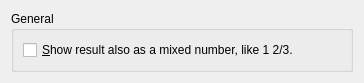
<ui version="4.0" >
 <class>TaskGeneralBase</class>
 <widget class="QWidget" name="TaskGeneralBase" >
  <property name="geometry" >
   <rect>
    <x>0</x>
    <y>0</y>
    <width>364</width>
    <height>76</height>
   </rect>
  </property>
  <layout class="QGridLayout" >
   <item row="0" column="0" >
    <widget class="QGroupBox" name="groupBox_3" >
     <property name="title" >
      <string>General</string>
     </property>
     <layout class="QVBoxLayout" >
      <item>
       <widget class="QCheckBox" name="kcfg_showSpecialRatioNotation" >
        <property name="toolTip" >
         <string>Here you can enable/disable showing the result in mixed-number notation.</string>
        </property>
        <property name="text" >
         <string>&amp;Show result also as a mixed number, like 1 2/3.</string>
        </property>
       </widget>
      </item>
     </layout>
    </widget>
   </item>
  </layout>
 </widget>
 <resources/>
 <connections/>
</ui>
